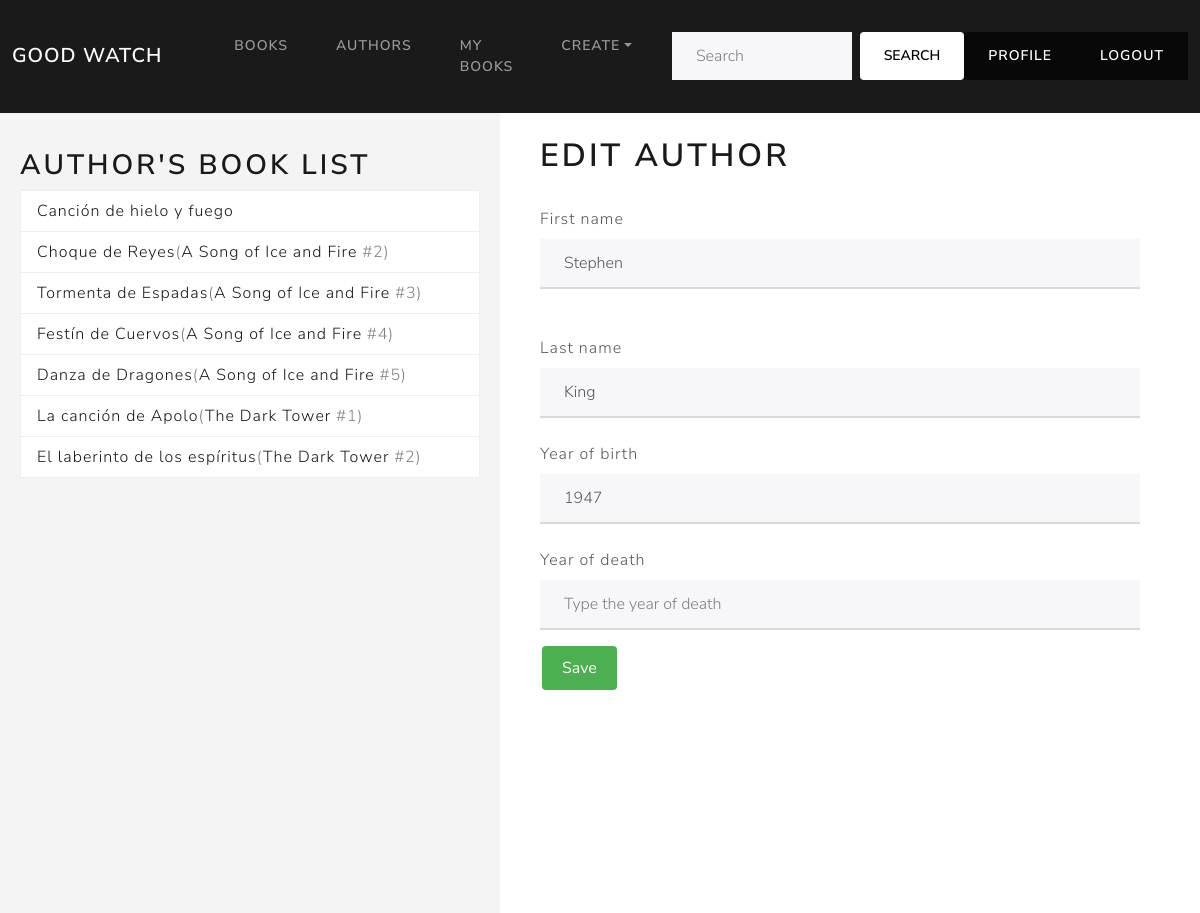
The app's page /book_catalog/author/13/update/ (signed in), older data.
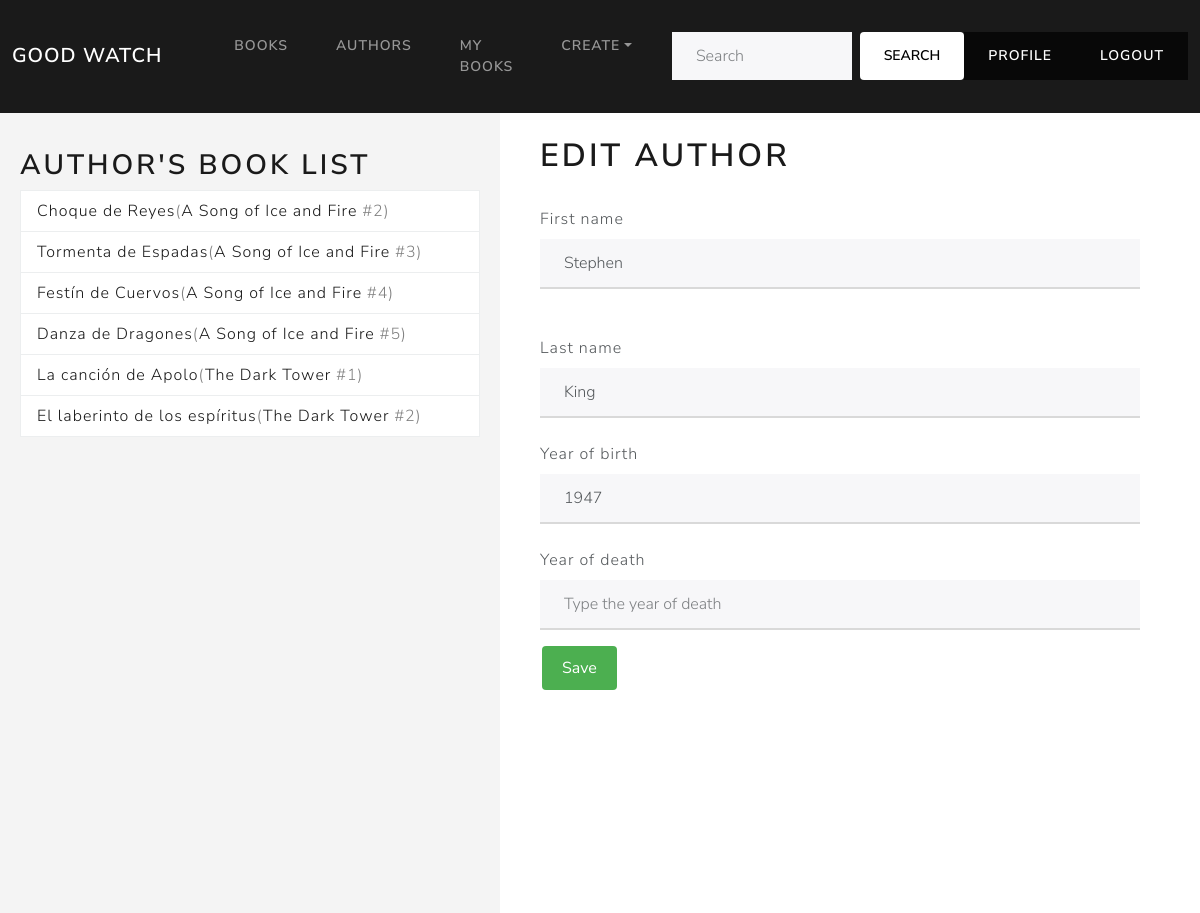
The same page, newer data.
### book_catalog/models.py (models this page shows, shortened)
class Book(models.Model):
    title = models.CharField(max_length=200, help_text='Inserte el título del libro.')
    saga = models.ForeignKey('BookSaga', on_delete=models.PROTECT, null=True, blank=True)
    saga_volume = models.IntegerField(null=True, blank=True)
    author = models.ForeignKey('Author', on_delete=models.PROTECT, null=False)
    publish_date = models.DateField(null=True, blank=True)
    summary = models.TextField(max_length=1000, help_text='Enter a brief description of the book', null=True, blank=True)
    isbn = models.CharField(max_length=13, help_text='13 Character <a href="https://www.isbn-international.org/content/what-isbn">ISBN number</a>', null=True, blank=True)
    genre = models.ManyToManyField(Genre, help_text='Select a genre for this book')
    language = models.ForeignKey('Language', on_delete=models.SET_NULL, null=True, blank=True)
    cover_image = models.ImageField(upload_to='covers/', null=True, blank=True)
    class Meta:
        ordering = ['title', 'author']
        unique_together = ('title', 'author')
        constraints = [
            models.UniqueConstraint(fields=['saga', 'saga_volume'], name='unique_volume_in_saga')
        ]
    def get_absolute_url(self):
        return reverse('book-detail', args=[str(self.id)])

class BookSaga(models.Model):
    name = models.CharField(max_length=200, help_text='Enter the name of the saga')
    author = models.ForeignKey(Author, on_delete=models.CASCADE, related_name='saga', null = False)
    def get_absolute_url(self):
        return reverse('saga-detail', args=[str(self.id)])
    class Meta:
        unique_together = ('name', 'author')

### book_catalog/views.py (the view)
# urls.py: path('author/<int:pk>/update/', views.AuthorUpdateView.as_view(), name='author-update'),
class AuthorUpdateView(PermissionRequiredMixin,UpdateView):
    model = Author
    fields = '__all__'
    permission_required = 'book_catalog.change_author'
    def get_context_data(self, **kwargs: Any):
        context = super().get_context_data(**kwargs)
        author = self.get_object()
        books = author.book_set.all().order_by('saga', 'saga_volume')
        context['books'] = books
        return context

### templates/book_catalog/author_form.html (shortened to what this page needs)
{% extends "base_generic.html" %}
{% block content %}
<div style="display: flex;">
  <div class="sidebar">
    <div class="col-md-12 mt-3">
      <h2>Author's book list</h2>
      <ul class="list-group">
        {% for book in books %}
          <li class="list-group-item d-flex align-items-center">
            <a href="{{ book.get_absolute_url }}" class="no-underline">{{ book.title }}</a>
            {% if book.saga %}
              <div style="color: gray;"> (<a href="{{ book.saga.get_absolute_url }}" class="no-underline">{{ book.saga.name }} </a>#{{ book.saga_volume }})</div>
            {% endif %}
          </li>
        {% empty %}
          <li>Este autor no tiene libros listados.</li>
        {% endfor %}
      </ul>
    </div>
  </div>
  <div class="col-md-6 mt-4 ml-md-5" style="margin-left: 40px;">
    <h1>{% if author.id %}Edit Author{% else %}New Author{% endif %}</h1>
    <form action="" method="post">
        <div class="wrap-input100" style="margin-bottom: 23px;">
            <label for="firstname" class="form-label mt-4">First name</label>
            <input type="text" class="form-control" id="firstname" name="first_name" placeholder="Type the first name"
            autocomplete="on" value={% if author.first_name %} "{{author.first_name}}" {%else%} "" {%endif%}>
        </div>
          <div class="wrap-input100" style="margin-bottom 23px;">
            <label for="lastname" class="form-label mt-4">Last name</label>
            <input type="text" class="form-control" id="lastname" name="last_name" placeholder="Type the last name"
            autocomplete="on" value={% if author.last_name %} "{{author.last_name}}" {%else%} "" {%endif%}>
          </div>
          <div class="wrap-input100" style="margin-bottom 23px;">
            <label for="yearofbirth" class="form-label mt-4">Year of birth</label>
            <input type="text" class="form-control" id="yearofbirth" name="year_of_birth" placeholder="Type the year of birth"
            autocomplete="on" value={% if author.year_of_birth %} "{{author.year_of_birth}}" {%else%} "" {%endif%}>
          </div>
          <div class="wrap-input100" style="margin-bottom 23px;">
            <label for="yearofdeath" class="form-label mt-4">Year of death</label>
            <input type="text" class="form-control" id="yearofdeath" name="year_of_death" placeholder="Type the year of death"
            autocomplete={{author.year_of_death}} value={% if author.year_of_death %} "{{author.year_of_death}}" {%else%} "" {%endif%}>
          </div>
          <input type="submit" class="btn-save mt-3" value="Save">
      </form>
  </div>
</div>
{% endblock %}

Row changes from the older to the newer data that the page shows:
removed Book: title "Canción de hielo y fuego"
